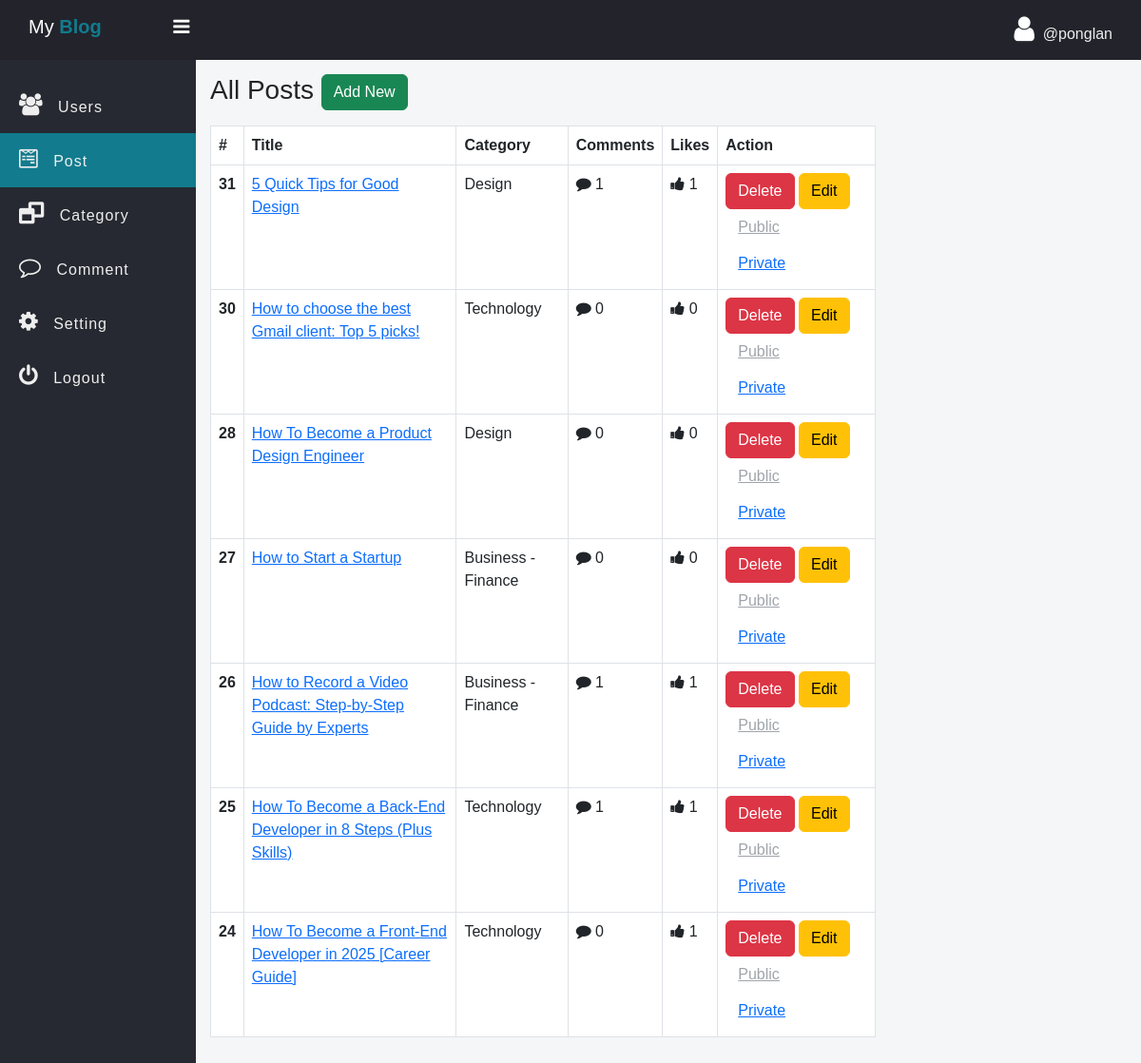
Screenshot of /admin/Post.php (signed in) with the database file from the repository.
### tables this page shows
CREATE TABLE `post` (
  `post_id` int(11) NOT NULL,
  `post_title` varchar(127) NOT NULL,
  `post_text` longtext NOT NULL,
  `user_id` int(11) NOT NULL,
  `category` int(11) NOT NULL,
  `publish` int(2) NOT NULL DEFAULT 1,
  `cover_url` varchar(255) NOT NULL DEFAULT 'default.jpg',
  `created_at` datetime NOT NULL DEFAULT current_timestamp()
);

CREATE TABLE `category` (
  `id` int(11) NOT NULL,
  `category` varchar(127) NOT NULL
);

### admin/data/Post.php (called while the page is built, shortened)
<?php
function getAllDeep($conn)
{
    $sql = "SELECT post.*, category.category
            FROM post
            LEFT JOIN category
            ON post.category = category.id
            ORDER BY post.post_id DESC";
    $stmt = $conn->prepare($sql);
    $stmt->execute();
    if ($stmt->rowCount() >= 1) {
        return $stmt->fetchAll(PDO::FETCH_ASSOC);
    } else {
        return 0;
    }
}
?>

### admin/data/Comment.php (called while the page is built, shortened)
<?php
function CountByPostID($conn, $id){
   $sql = "SELECT * FROM comment WHERE post_id=?";
   $stmt = $conn->prepare($sql);
   $stmt->execute([$id]);
   return $stmt->rowCount();
}
function likeCountByPostID($conn, $id){
   $sql = "SELECT * FROM post_like WHERE post_id=?";
   $stmt = $conn->prepare($sql);
   $stmt->execute([$id]);
   return $stmt->rowCount();
}
?>

### admin/Post.php (the view, shortened to what this page needs)
<?php
if (isset($_SESSION['admin_id']) && isset($_SESSION['username'])) {
?>
    <!DOCTYPE html>
    <html>
    <head>
        <link rel="stylesheet" href="https://stackpath.bootstrapcdn.com/font-awesome/4.7.0/css/font-awesome.min.css">
        <link href="https://cdn.jsdelivr.net/npm/bootstrap@5.3.0/dist/css/bootstrap.min.css" rel="stylesheet">
        <link rel="stylesheet" href="../css/side-bar.css">
        <link rel="stylesheet" href="../css/style.css">
    </head>
    <body>
        <?php
        include "inc/side-nav.php";
        include_once("data/Post.php");
        include_once("data/Comment.php");
        include_once("../db_conn.php");
        $posts = getAllDeep($conn);
        ?>
        <div class="main">
            <div class="main-table">
                <h3 class="mb-3">All Posts
                    <a href="post-add.php" class="btn btn-success">Add New</a>
                </h3>
                <?php if ($posts != 0) { ?>
                    <table class="table t1 table-bordered">
                        <thead>
                            <tr>
                                <th scope="col">#</th>
                                <th>Title</th>
                                <th>Category</th>
                                <th>Comments</th>
                                <th>Likes</th>
                                <th>Action</th>
                            </tr>
                        </thead>
                        <tbody>
                            <?php foreach ($posts as $post): ?>
                                <tr>
                                    <th scope="row"><?= $post['post_id'] ?></th>
                                    <td>
                                        <a href="single_post.php?post_id=<?= $post['post_id'] ?>">
                                            <?= htmlspecialchars($post['post_title']) ?>
                                        </a>
                                    </td>
                                    <td><?= htmlspecialchars($post['category']) ?></td>
                                    <td>
                                        <i class="fa fa-comment" aria-hidden="true"></i>
                                        <?= CountByPostID($conn, $post['post_id']) ?>
                                    </td>
                                    <td>
                                        <i class="fa fa-thumbs-up" aria-hidden="true"></i>
                                        <?= likeCountByPostID($conn, $post['post_id']) ?>
                                    </td>
                                    <td>
                                        <a href="post-delete.php?post_id=<?= $post['post_id'] ?>" class="btn btn-danger">Delete</a>
                                        <a href="post-edit.php?post_id=<?= $post['post_id'] ?>" class="btn btn-warning">Edit</a>
                                        <?php if ($post['publish'] == 1): ?>
                                            <a href="post-publish.php?post_id=<?= $post['post_id'] ?>&publish=1" class="btn btn-link disabled">Public</a>
                                            <a href="post-publish.php?post_id=<?= $post['post_id'] ?>&publish=0" class="btn btn-link">Private</a>
                                        <?php else: ?>
                                            <a href="post-publish.php?post_id=<?= $post['post_id'] ?>&publish=1" class="btn btn-link">Public</a>
                                            <a href="post-publish.php?post_id=<?= $post['post_id'] ?>&publish=0" class="btn btn-link disabled">Private</a>
                                        <?php endif; ?>
                                    </td>
                                </tr>
                            <?php endforeach; ?>
                        </tbody>
                    </table>
                <?php } else { ?>
                    <div class="alert alert-warning">Empty!</div>
                <?php } ?>
            </div>
        </div>
    </body>
    </html>
<?php
} else {
    header("Location: ../admin-login.php");
    exit;
}
?>

### css/side-bar.css (style rules this page uses)
* { padding: 0; margin: 0; box-sizing: border-box; font-family: 'Poppins', sans-serif; }

### css/style.css (style rules this page uses)
* { padding: 0; margin: 0; box-sizing: border-box; }
body { background-color: #f5f6f8; }
.main-table { width: 90%; max-width: 700px; }

### rows the page displays
post: post_id "31", post_title "5 Quick Tips for Good Design", category.category "Design", post_id "1"
post: post_id "30", post_title "How to choose the best Gmail client: Top 5 picks!", category.category "Technology", post_id "0"
post: post_id "28", post_title "How To Become a Product Design Engineer", category.category "Design", post_id "0"
post: post_id "27", post_title "How to Start a Startup", category.category "Business - Finance", post_id "0"
post: post_id "26", post_title "How to Record a Video Podcast: Step-by-Step Guide by Experts", category.category "Business - Finance", post_id "1"
post: post_id "25", post_title "How To Become a Back-End Developer in 8 Steps (Plus Skills)", category.category "Technology", post_id "1"
post: post_id "24", post_title "How To Become a Front-End Developer in 2025 [Career Guide]", category.category "Technology", post_id "0", post_id "1"

### other values shown
$_SESSION['username'] "ponglan"
